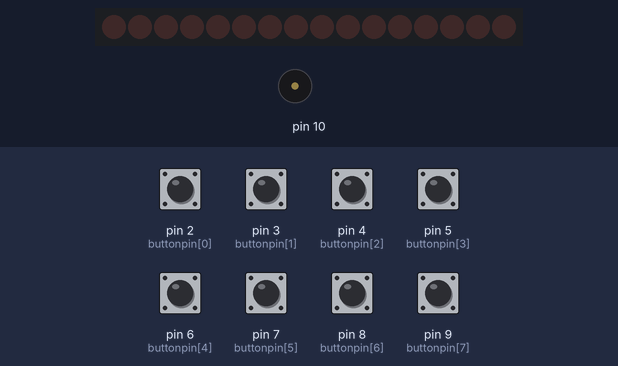
Bench run of a sketch on a simulated Arduino Uno, built with avr-gcc and run on an emulated ATmega328P. Shown: 16 shift-register outputs drawn as a row of LEDs (first output left, lit = HIGH), buzzer (waves = sounding). Wiring (inferred from the names in the program): 2 × shift register (74HC595): data pin 11; shift clock pin 12; latch pin 13. Wiring (inferred from the signals the program sends): row of LEDs: on Q0, Q1, Q2, Q3, Q4, Q5, Q6, Q7, Q8, Q9, Q10, Q11, Q12, Q13, Q14, Q15. The test bench sets the inputs (shaded band); at power-on: pin 2 (buttonpin[0]), pin 3 (buttonpin[1]), pin 4 (buttonpin[2]), pin 5 (buttonpin[3]), pin 6 (buttonpin[4]), pin 7 (buttonpin[5]), pin 8 (buttonpin[6]), pin 9 (buttonpin[7]) HIGH.

Above: at 1.2 s.
1.3 s: pin 2 (buttonpin[0]) pulled LOW for 1 s
At 2.7 s:
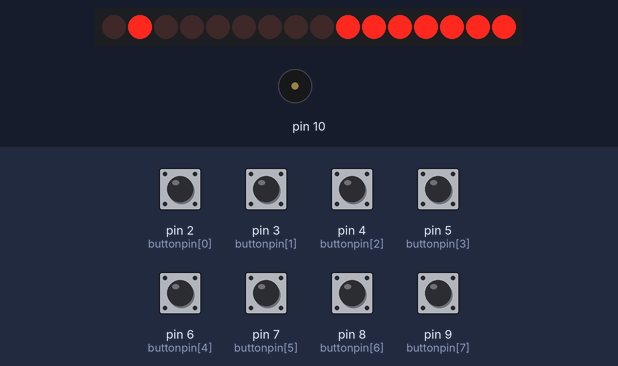
4.3 s: pin 3 (buttonpin[1]) pulled LOW for 0.15 s
At 5.5 s:
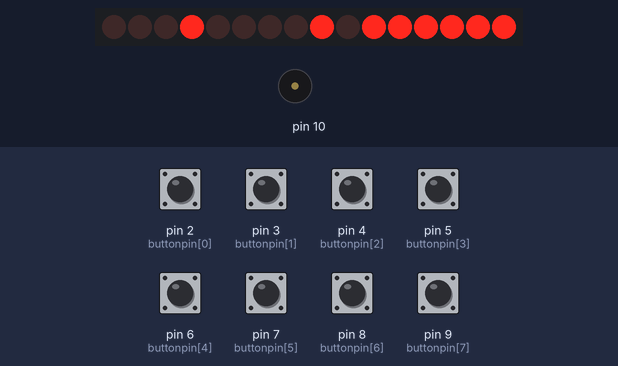
6.0 s: pin 4 (buttonpin[2]) pulled LOW for 1 s
At 7.4 s:
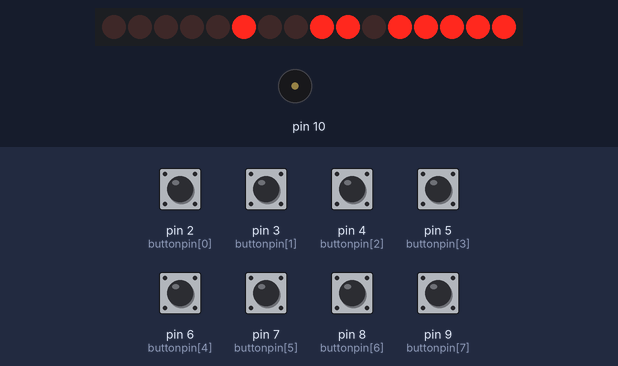
9.0 s: pin 5 (buttonpin[3]) pulled LOW for 1 s
At 10.9 s:
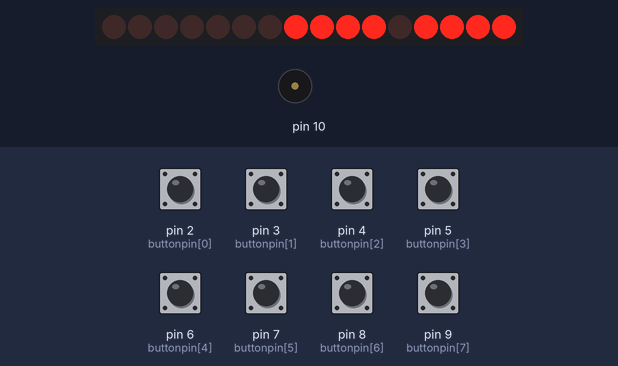
12.0 s: pin 6 (buttonpin[4]) pulled LOW for 1 s
At 14.4 s:
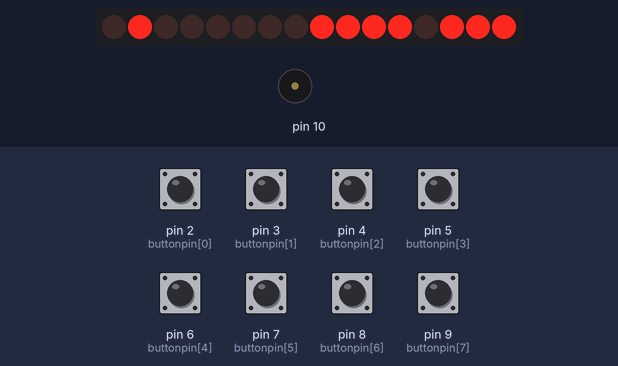
15.0 s: pin 7 (buttonpin[5]) pulled LOW for 1 s
At 16.7 s:
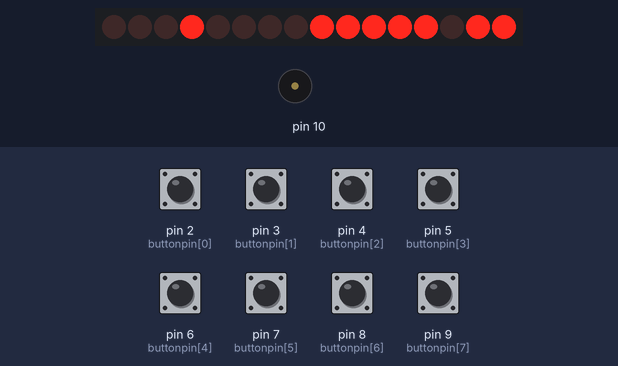
Timing chart, 0 to 18.2 s (numbered marks = the images above; inputs shaded):
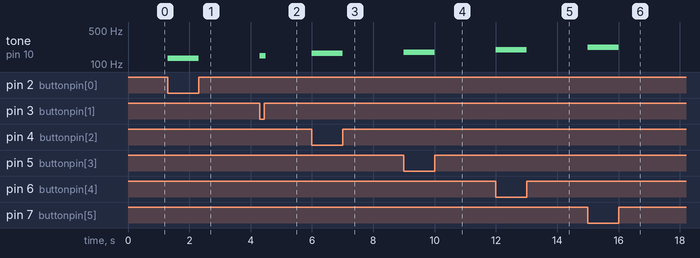

The sketch:

____.ino
```cpp
#define NOTE_C3  131
#define NOTE_D3  147
#define NOTE_E3  165
#define NOTE_F3  175
#define NOTE_G3  196
#define NOTE_A3  220
#define NOTE_B3  247
#define NOTE_C4  262

int latchPin = 13;
int clockPin = 12;
int dataPin = 11;

byte buttonpin[8]={2,3,4,5,6,7,8,9};
byte presentState[8]={1};
byte previousState[8]={1};
byte t=-1;
byte colDataMatrix[8] ={
  B11111110,
  B11111101,
  B11111011,
  B11110111,
  B11101111,
  B11011111,
  B10111111,
  B01111111
}; //掃描
byte rowDataMatrix[8] = {
  B00000001,
  B00000010,
  B00000100,
  B00001000,
  B00010000,
  B00100000,
  B01000000,
  B10000000
}; //圖案


void setup() {
  pinMode(latchPin,OUTPUT);
  pinMode(clockPin,OUTPUT);
  pinMode(dataPin,OUTPUT);

  for(byte i=0;i<8;++i)
  {
    pinMode(buttonpin[i],INPUT_PULLUP);
  }

}

void loop(){

 for(int i=0;i<8;i++)
 {
      presentState[i]=digitalRead(buttonpin[i]);
 }
  if( presentState[0]==0)
  {
    t++;
    tone(10, NOTE_C3,500);
    digitalWrite(latchPin,LOW);
    shiftOut(dataPin,clockPin,MSBFIRST,colDataMatrix[0]);
    shiftOut(dataPin,clockPin,MSBFIRST,rowDataMatrix[t]);
    digitalWrite(latchPin,HIGH);
    delay(100);

    if(t==7)
    {
     t =-1;
    }
    previousState[0]=0;
  }

else if( presentState[1]==0)
  {
    t++;
    tone(10, NOTE_D3,500);
    digitalWrite(latchPin,LOW);
    shiftOut(dataPin,clockPin,MSBFIRST,colDataMatrix[1]);
    shiftOut(dataPin,clockPin,MSBFIRST,rowDataMatrix[t]);
    digitalWrite(latchPin,HIGH);
    delay(100);

    if(t==7)
    {
     t =-1;
    }
    previousState[0]=0;
  }
  else if( presentState[2]==0)
  {
    t++;
    tone(10, NOTE_E3,500);
    digitalWrite(latchPin,LOW);
    shiftOut(dataPin,clockPin,MSBFIRST,colDataMatrix[2]);
    shiftOut(dataPin,clockPin,MSBFIRST,rowDataMatrix[t]);
    digitalWrite(latchPin,HIGH);
    delay(100);

    if(t==7)
    {
     t =-1;
    }
    previousState[2]=0;
  }
  else if( presentState[3]==0)
  {
    t++;
    tone(10, NOTE_F3,500);
    digitalWrite(latchPin,LOW);
    shiftOut(dataPin,clockPin,MSBFIRST,colDataMatrix[3]);
    shiftOut(dataPin,clockPin,MSBFIRST,rowDataMatrix[t]);
    digitalWrite(latchPin,HIGH);
    delay(100);

    if(t==7)
    {
     t =-1;
    }
    previousState[3]=0;
  }
  else if( presentState[4]==0)
  {
    t++;
    tone(10, NOTE_G3,500);
    digitalWrite(latchPin,LOW);
    shiftOut(dataPin,clockPin,MSBFIRST,colDataMatrix[4]);
    shiftOut(dataPin,clockPin,MSBFIRST,rowDataMatrix[t]);
    digitalWrite(latchPin,HIGH);
    delay(100);

    if(t==7)
    {
     t =-1;
    }
    previousState[4]=0;
  }
  else if( presentState[5]==0)
  {
    t++;
    tone(10, NOTE_A3,500);
    digitalWrite(latchPin,LOW);
    shiftOut(dataPin,clockPin,MSBFIRST,colDataMatrix[5]);
    shiftOut(dataPin,clockPin,MSBFIRST,rowDataMatrix[t]);
    digitalWrite(latchPin,HIGH);
    delay(100);

    if(t==7)
    {
     t =-1;
    }
    previousState[5]=0;
  }
  else if( presentState[6]==0)
  {
    t++;
    tone(10, NOTE_B3,500);
    digitalWrite(latchPin,LOW);
    shiftOut(dataPin,clockPin,MSBFIRST,colDataMatrix[6]);
    shiftOut(dataPin,clockPin,MSBFIRST,rowDataMatrix[t]);
    digitalWrite(latchPin,HIGH);
    delay(100);

    if(t==7)
    {
     t =-1;
    }
    previousState[6]=0;
  }
  else if( presentState[7]==0)
  {
    t++;
    tone(10, NOTE_C4,500);
    digitalWrite(latchPin,LOW);
    shiftOut(dataPin,clockPin,MSBFIRST,colDataMatrix[7]);
    shiftOut(dataPin,clockPin,MSBFIRST,rowDataMatrix[t]);
    digitalWrite(latchPin,HIGH);
    delay(100);

    if(t==7)
    {
     t =-1;
    }
    previousState[7]=0;
  }
  for(int i=0;i<8;i++)
  {
    if(presentState[i]==1&& previousState[i]==0)
    {
      noTone(10);
       previousState[i]=1;
    }
  }
}
    
```

Measured:
- after the input at 1.3 s, tone on pin 10: silent → 131 Hz at once, → silent 1.0 s later
- after the input at 4.3 s, tone on pin 10: silent → 147 Hz at once, → silent 0.20 s later
- after the input at 6.0 s, tone on pin 10: silent → 165 Hz at once, → silent 1.0 s later
- after the input at 9.0 s, tone on pin 10: silent → 175 Hz at once, → silent 1.0 s later
- after the input at 12.0 s, tone on pin 10: silent → 196 Hz at once, → silent 1.0 s later
- after the input at 15.0 s, tone on pin 10: silent → 220 Hz at once, → silent 1.0 s later
